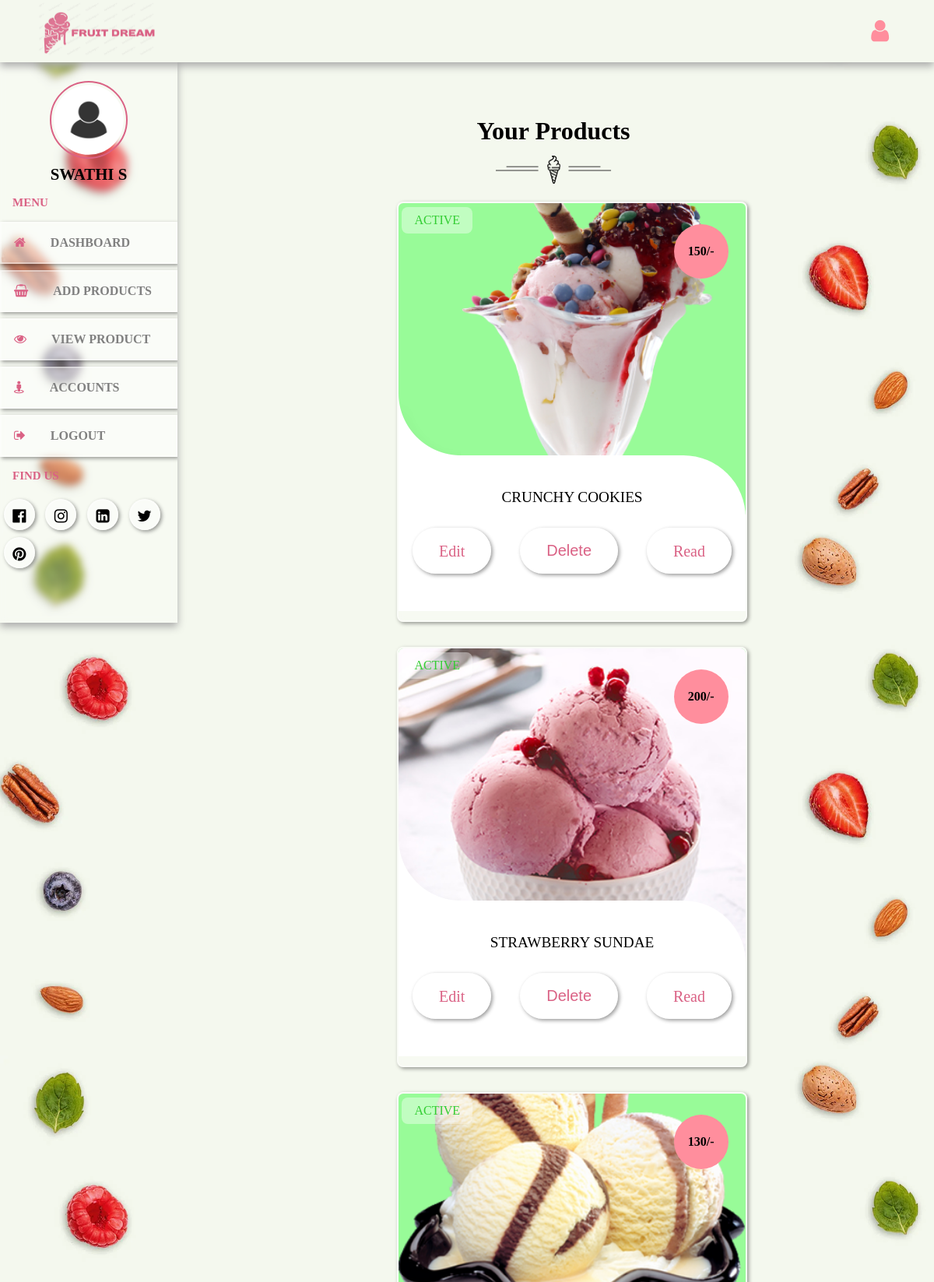
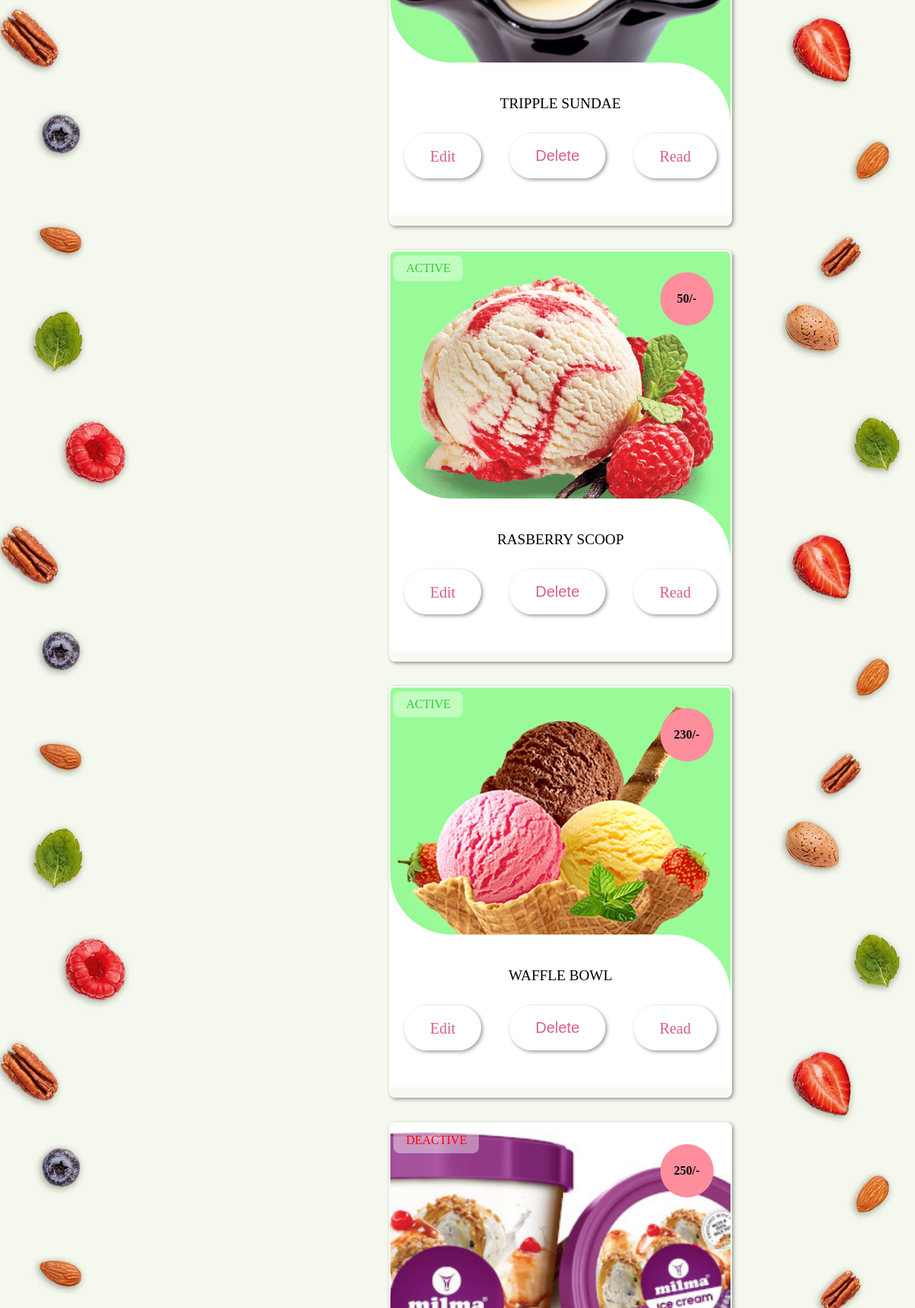
Page /admin/view_product.php (signed in, upper part) on the committed database (2 pictures, top to bottom).
### tables this page shows
CREATE TABLE `sellers` (
  `id` varchar(20) NOT NULL,
  `name` varchar(50) NOT NULL,
  `email` varchar(50) NOT NULL,
  `password` varchar(50) NOT NULL
);

CREATE TABLE `products` (
  `id` varchar(20) NOT NULL,
  `seller_id` varchar(20) NOT NULL,
  `name` varchar(100) NOT NULL,
  `price` int(10) NOT NULL,
  `image` varchar(100) NOT NULL,
  `stock` int(100) NOT NULL,
  `product_detail` varchar(1000) NOT NULL,
  `status` varchar(100) NOT NULL
);

### admin/view_product.php (the view, shortened to what this page needs)
<?php
    include '../components/connect.php';
    if (isset($_COOKIE['seller_id'])) {
        $seller_id = $_COOKIE['seller_id'];
    }else{
        $seller_id='';
        header('location:login.php');
    }
?>
<!DOCTYPE html>
<html lang="en">
<head>
    <link rel="stylesheet" href="../css/admin_style.css">
    <link rel="stylesheet" href="https://cdnjs.cloudflare.com/ajax/libs/font-awesome/4.7.0/css/font-awesome.min.css">
</head>
<body>
    <div class="main-container">
    <?php
        include '../components/admin_header.php';
    ?>
    <section class="show-post">
        <div class="heading">
            <h1>Your Products</h1>
            <img src="../image/separator-img.png" alt="">
        </div>
        <div class="box-container">
            <?php
                $select_products=$conn->prepare('select * from products where seller_id=?');
                $select_products->execute([$seller_id]);
                if($select_products->rowCount()>0){
                    while($fetch_products=$select_products->fetch(PDO::FETCH_ASSOC)){
            ?>
            <form action="" method="post" class="box">
                <?php
                if($fetch_products['image']!=''){ ?>
                    <img src="../uploaded_files/<?=$fetch_products['image'];?>" class="image">
                <?php  }?>
                <div class="status" style="color:
                <?php if($fetch_products['status']=='active'){
                    echo'limegreen';
                }else{
                    echo 'red';
                }
                ?>;">
                <?= $fetch_products['status'];?>
                </div>
                <div class="price">
                    <?=$fetch_products['price'];?>/-
                </div>
                <div class="content">
                    <img src="../image/shape-19.png" class="shap">
                    <div class="title"><?= $fetch_products['name'];?></div>
                    <div class="flex-btn">
                        <a href="edit_product.php?id=<?=$fetch_products['id'];?>" class="btn">Edit </a>
                        <button type="submit" name="delete" class="btn" onclick="return confirm('Delete this product?');">Delete</button>
                        <a href="read_product.php?post_id=<?=$fetch_products['id'];?>" class="btn">Read </a>
                    </div>
                </div>
            </form>
            <?php
                }
            }else{
                echo ' <div class="empty">
                <p>No. of products added yet! <br><a href="add_products.php" class="btn" style="margin-top: 1.5rem;line-height2;">
                Add products</a></p>
                </div>';
            }
            ?>
        </div>
    </section>
    </div>
</body>
</html>

### components/admin_header.php (shortened to what this page needs)
<header>
    <div class="logo">
        <img src="../image/flogo.png" width="150">
    </div>
    <div class="right">
        <div class="fa fa-user" id="user-btn"></div>
    </div>
</header>
<div class="sidebar-container">
    <div class="sidebar">
    <?php
        $select_profile=$conn->prepare("SELECT * FROM sellers WHERE id=?");
        $select_profile->execute([$seller_id]);
        if($select_profile->rowCount()>0){
            $fetch_profile=$select_profile->fetch(PDO::FETCH_ASSOC);
        ?>
        <div class="profile">
            <img src="../image/profile.jpeg" class="logo-img" width="100">
            <p><?=$fetch_profile['name'];?></p>
        </div>
        <?php }?>
        <h5>Menu</h5>
        <div class="navbar">
            <ul>
                <li><a href="dashboard.php"><i class="fa fa-home" aria-hidden="true"></i>Dashboard</a></li>
                <li><a href="add_products.php"><i class="fa fa-shopping-basket" aria-hidden="true"></i>Add products</a></li>
                <li><a href="view_product.php"><i class="fa fa-eye" aria-hidden="true"></i>View product</a></li>
                <li><a href="user_accounts.php"><i class="fa fa-street-view" aria-hidden="true"></i>Accounts</a></li>
                <li><a href="../components/admin_logout.php" onclick="return confirm('Logout from this website');">
                <i class="fa fa-sign-out" aria-hidden="true"></i>Logout</a></li>
            </ul>
        </div>
        <h5>Find Us</h5>
        <div class="social-links">
            <i class="fa fa-facebook-official" aria-hidden="true"></i>
            <i class="fa fa-instagram" aria-hidden="true"></i>
            <i class="fa fa-linkedin-square" aria-hidden="true"></i>
            <i class="fa fa-twitter" aria-hidden="true"></i>
            <i class="fa fa-pinterest" aria-hidden="true"></i>
        </div>
    </div>
</div>

### admin/view_product.php (style rules this page uses)
.show-post .heading h1 { margin-left: 50%; }
.show-post .heading img { margin-left: 50%; }

### rows in the picture
sellers: name "SWATHI S"
products: image (picture), status "ACTIVE", price "150", name "CRUNCHY COOKIES"
products: image (picture), status "ACTIVE", price "200", name "STRAWBERRY SUNDAE"
products: image (picture), status "ACTIVE", price "130", name "TRIPPLE SUNDAE"
products: image (picture), status "ACTIVE", price "50", name "RASBERRY SCOOP"
products: image (picture), status "ACTIVE", price "230", name "WAFFLE BOWL"
products: image (picture), status "DEACTIVE", price "250"
